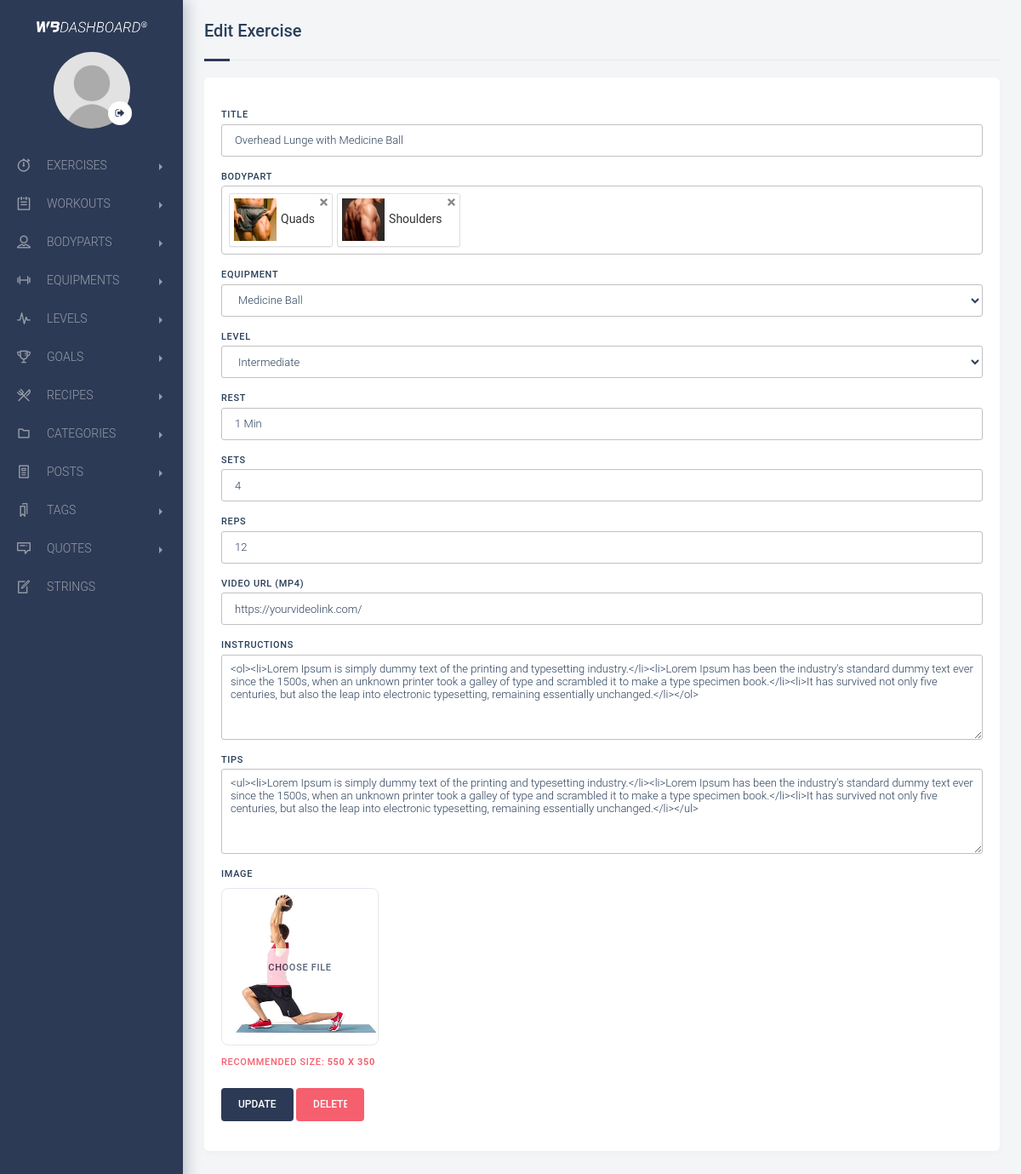
Screenshot of /backend/controller/edit_exercise.php?id=20 (signed in) with the database file from the repository.
### tables this page shows
CREATE TABLE `exercises` (
  `exercise_id` int(11) NOT NULL,
  `exercise_title` varchar(150) NOT NULL,
  `exercise_reps` varchar(50) NOT NULL,
  `exercise_sets` varchar(50) NOT NULL,
  `exercise_rest` varchar(50) NOT NULL,
  `exercise_equipment` int(11) NOT NULL,
  `exercise_level` int(11) NOT NULL,
  `exercise_image` varchar(150) NOT NULL,
  `exercise_video` varchar(250) NOT NULL,
  `exercise_tips` text NOT NULL,
  `exercise_instructions` text NOT NULL
);

CREATE TABLE `equipments` (
  `equipment_id` int(11) NOT NULL,
  `equipment_title` varchar(150) NOT NULL,
  `equipment_image` varchar(150) NOT NULL
);

CREATE TABLE `levels` (
  `level_id` int(11) NOT NULL,
  `level_title` varchar(50) NOT NULL,
  `level_description` text NOT NULL,
  `level_image` varchar(150) NOT NULL
);

### backend/admin/functions.php (called while the page is built, shortened)
<?php
function cleardata($data){
    $data = trim($data);
    $data = stripslashes($data);
    $data = htmlspecialchars ($data);
    return $data;
}
function id_exercise($id){
    return (int)cleardata($id);
}
function get_exercise_per_id($connect, $id){
    $sentence = $connect->query("SELECT exercises.*,equipments.equipment_title AS equipment_title, levels.level_title AS level_title, GROUP_CONCAT(bodyparts.bodypart_title) AS bodypart_title FROM exercises JOIN exercises_bodyparts ON exercises_bodyparts.exercise_id = exercises.exercise_id JOIN bodyparts ON bodyparts.bodypart_id = exercises_bodyparts.bodypart_id JOIN equipments ON exercises.exercise_equipment = equipments.equipment_id JOIN levels ON exercises.exercise_level = levels.level_id WHERE exercises.exercise_id = $id GROUP BY exercises.exercise_id LIMIT 1");
    $sentence = $sentence->fetchAll();
    return ($sentence) ? $sentence : false;
}
?>

### backend/views/edit.exercise.view.php (the view, shortened to what this page needs)
<section class="page-container">
    <div class="page-content-wrapper">
 <div class="content sm-gutter">
            <div class="container-fluid padding-25 sm-padding-10">
                <div class="row">
                    <div class="col-12">
                                        <div class="block-heading d-flex align-items-center title-pages">
                    <h5 class="text-truncate">Edit Exercise</h5>
                </div>
                    </div>
                    <div class="col-md-12">
                        <div class="form-block mb-4">
<form enctype="multipart/form-data" action="<?php echo htmlspecialchars($_SERVER['PHP_SELF']); ?>" method="post" novalidate>
<div class="form-row">
  <div class="form-group col-md-12">
    <div class="block col-md-12" style="padding-bottom: 35px">
   <label class="control-label">Title</label>
   <input type="text" maxlength="80" value="<?php echo $exercise['exercise_title']; ?>" name="exercise_title" class="form-control" required>
   <label class="control-label">Bodypart</label>
   <label class="control-label">Equipment</label>
   <select class="form-control" name="exercise_equipment" required>
   <option value="<?php echo $exercise['exercise_equipment']; ?>" selected><?php echo $exercise['equipment_title']; ?></option>
   </select>
      <label class="control-label">Level</label>
   <select class="form-control" name="exercise_level" required>
   <option value="<?php echo $exercise['exercise_level']; ?>" selected><?php echo $exercise['level_title']; ?></option>
   </select>
   <label class="control-label">Rest</label>
   <input value="<?php echo $exercise['exercise_rest']; ?>" placeholder="Rest" name="exercise_rest" class="form-control" required="">
   <label class="control-label">Sets</label>
   <input value="<?php echo $exercise['exercise_sets']; ?>" placeholder="Sets" name="exercise_sets" class="form-control" required="">
   <label class="control-label">Reps</label>
   <input value="<?php echo $exercise['exercise_reps']; ?>" placeholder="Reps" name="exercise_reps" class="form-control" required="">
   <label class="control-label">Video Url (MP4)</label>
   <input type="text" value="<?php echo $exercise['exercise_video']; ?>" placeholder="Video Url (MP4)" name="exercise_video" class="form-control" required="">
   <label class="control-label">Instructions</label>
   <textarea value="" name="exercise_instructions" class="form-control" id="instructions" required=""><?php echo $exercise['exercise_instructions']; ?></textarea>
   <label class="control-label">Tips</label>
   <textarea value="" name="exercise_tips" class="form-control" id="tips" required=""><?php echo $exercise['exercise_tips']; ?></textarea>
        <label >Image</label>
<div class="new-image" id="image-preview" style="background: url(../images/<?php echo $exercise['exercise_image'] ?>);background-size: cover; background-position: center;">
  <label for="image-upload" id="image-label">Choose File</label>
</div>
<span class="text-danger recomendedsize">Recommended size: <b>550 x 350</b> </span>
<br/>
<br/>
   <div class="action-button">
   <input type="submit" name="update" value="Update" class="btn btn-embossed btn-primary">
   <a onclick="alertdelete();">
   <input name="trash" value="Delete" class="btn btn-embossed btn-danger" style="width: 80px;"></a>
   </div>
</div>
</div>
</div>
</form>
</div>
</div>
</div>
</div>
</div>
</div>
</section>

### backend/assets/css/lightbox.css (style rules this page uses)
body:after { content: url(../files/close.png) url(../files/loading.gif) url(../files/prev.png) url(../files/next.png); display: none; }

### rows the page displays
exercises: exercise_title "Overhead Lunge with Medicine Ball", exercise_equipment "Medicine Ball", exercise_level "Intermediate", exercise_rest "1 Min", exercise_sets "4", exercise_reps "12", exercise_video "https://yourvideolink.com/", exercise_instructions "<ol><li>Lorem Ipsum is simply dummy text of the printing and typesetting industry.</li><li>Lorem Ipsum has been the industry's standard dummy text ever since the 1500s, when an unknown printer took a galley of type and scrambled it to make a type specimen book.</li><li>It has survived not only five centuries, but also the leap into electronic typesetting, remaining essentially unchanged.</li></ol>", exercise_tips "<ul><li>Lorem Ipsum is simply dummy text of the printing and typesetting industry.</li><li>Lorem Ipsum has been the industry's standard dummy text ever since the 1500s, when an unknown printer took a galley of type and scrambled it to make a type specimen book.</li><li>It has survived not only five centuries, but also the leap into electronic typesetting, remaining essentially unchanged.</li></ul>", exercise_image (picture)
